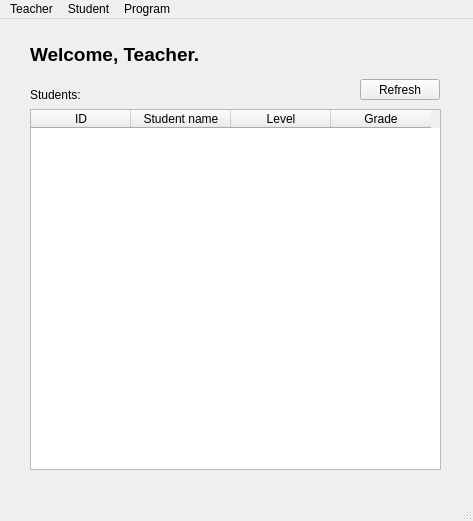
<?xml version="1.0" encoding="UTF-8"?>
<ui version="4.0">
 <class>MainWindow</class>
 <widget class="QMainWindow" name="MainWindow">
  <property name="geometry">
   <rect>
    <x>0</x>
    <y>0</y>
    <width>473</width>
    <height>521</height>
   </rect>
  </property>
  <property name="windowTitle">
   <string>EnglishSchoolManager</string>
  </property>
  <property name="locale">
   <locale language="English" country="UnitedStates"/>
  </property>
  <widget class="QWidget" name="centralwidget">
   <widget class="QTableWidget" name="twStudents">
    <property name="geometry">
     <rect>
      <x>30</x>
      <y>90</y>
      <width>411</width>
      <height>361</height>
     </rect>
    </property>
    <property name="locale">
     <locale language="English" country="UnitedStates"/>
    </property>
    <property name="horizontalScrollBarPolicy">
     <enum>Qt::ScrollBarAlwaysOff</enum>
    </property>
    <property name="sizeAdjustPolicy">
     <enum>QAbstractScrollArea::AdjustIgnored</enum>
    </property>
    <property name="alternatingRowColors">
     <bool>true</bool>
    </property>
    <property name="showGrid">
     <bool>true</bool>
    </property>
    <property name="sortingEnabled">
     <bool>false</bool>
    </property>
    <property name="columnCount">
     <number>4</number>
    </property>
    <column>
     <property name="text">
      <string>ID</string>
     </property>
    </column>
    <column>
     <property name="text">
      <string>Student name</string>
     </property>
    </column>
    <column>
     <property name="text">
      <string>Level</string>
     </property>
    </column>
    <column>
     <property name="text">
      <string>Grade</string>
     </property>
    </column>
   </widget>
   <widget class="QLabel" name="label">
    <property name="geometry">
     <rect>
      <x>30</x>
      <y>20</y>
      <width>191</width>
      <height>31</height>
     </rect>
    </property>
    <property name="font">
     <font>
      <pointsize>14</pointsize>
      <weight>75</weight>
      <bold>true</bold>
     </font>
    </property>
    <property name="text">
     <string>Welcome, Teacher.</string>
    </property>
   </widget>
   <widget class="QLabel" name="label_2">
    <property name="geometry">
     <rect>
      <x>30</x>
      <y>60</y>
      <width>111</width>
      <height>31</height>
     </rect>
    </property>
    <property name="text">
     <string>Students:</string>
    </property>
   </widget>
   <widget class="QPushButton" name="pushButton">
    <property name="geometry">
     <rect>
      <x>360</x>
      <y>60</y>
      <width>80</width>
      <height>21</height>
     </rect>
    </property>
    <property name="text">
     <string>Refresh</string>
    </property>
   </widget>
  </widget>
  <widget class="QMenuBar" name="menubar">
   <property name="geometry">
    <rect>
     <x>0</x>
     <y>0</y>
     <width>473</width>
     <height>20</height>
    </rect>
   </property>
   <widget class="QMenu" name="menuProfessor">
    <property name="title">
     <string>Teacher</string>
    </property>
    <addaction name="actionNovo_cadastro"/>
    <addaction name="actionAtualizar_cadastro"/>
    <addaction name="actionExcluir_cadastro"/>
   </widget>
   <widget class="QMenu" name="menuAluno">
    <property name="title">
     <string>Student</string>
    </property>
    <addaction name="actionNovo_aluno"/>
    <addaction name="actionAtualizar_aluno"/>
    <addaction name="actionExcluir_aluno"/>
   </widget>
   <widget class="QMenu" name="menuSair">
    <property name="title">
     <string>Program</string>
    </property>
    <addaction name="actiona"/>
   </widget>
   <addaction name="menuProfessor"/>
   <addaction name="menuAluno"/>
   <addaction name="menuSair"/>
  </widget>
  <widget class="QStatusBar" name="statusbar"/>
  <action name="actionNovo_cadastro">
   <property name="text">
    <string>New</string>
   </property>
  </action>
  <action name="actionAtualizar_cadastro">
   <property name="text">
    <string>Update</string>
   </property>
  </action>
  <action name="actionExcluir_cadastro">
   <property name="text">
    <string>Delete</string>
   </property>
  </action>
  <action name="actionNovo_aluno">
   <property name="text">
    <string>New</string>
   </property>
  </action>
  <action name="actionAtualizar_aluno">
   <property name="text">
    <string>Update</string>
   </property>
  </action>
  <action name="actionExcluir_aluno">
   <property name="text">
    <string>Delete</string>
   </property>
  </action>
  <action name="actiona">
   <property name="text">
    <string>Exit</string>
   </property>
  </action>
 </widget>
 <resources/>
 <connections/>
</ui>
